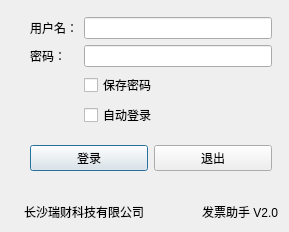
<?xml version="1.0" encoding="UTF-8"?>
<ui version="4.0">
 <class>DialogLogin</class>
 <widget class="QDialog" name="DialogLogin">
  <property name="geometry">
   <rect>
    <x>0</x>
    <y>0</y>
    <width>289</width>
    <height>229</height>
   </rect>
  </property>
  <property name="windowTitle">
   <string>发票助手 V2.0</string>
  </property>
  <layout class="QHBoxLayout" name="horizontalLayout_2">
   <item>
    <widget class="QLabel" name="labelGGPOLogo">
     <property name="text">
      <string/>
     </property>
     <property name="pixmap">
      <pixmap>:/assets/logo-vertical.png</pixmap>
     </property>
    </widget>
   </item>
   <item>
    <layout class="QVBoxLayout" name="verticalLayout">
     <item>
      <spacer name="verticalSpacer_2">
       <property name="orientation">
        <enum>Qt::Vertical</enum>
       </property>
       <property name="sizeHint" stdset="0">
        <size>
         <width>20</width>
         <height>40</height>
        </size>
       </property>
      </spacer>
     </item>
     <item>
      <layout class="QFormLayout" name="formLayout">
       <property name="fieldGrowthPolicy">
        <enum>QFormLayout::AllNonFixedFieldsGrow</enum>
       </property>
       <property name="formAlignment">
        <set>Qt::AlignBottom|Qt::AlignLeading|Qt::AlignLeft</set>
       </property>
       <property name="margin">
        <number>6</number>
       </property>
       <item row="0" column="0">
        <widget class="QLabel" name="labelUsername">
         <property name="text">
          <string>用户名：</string>
         </property>
         <property name="buddy">
          <cstring>login_username_edit</cstring>
         </property>
        </widget>
       </item>
       <item row="0" column="1">
        <widget class="QLineEdit" name="login_username_edit"/>
       </item>
       <item row="2" column="0">
        <widget class="QLabel" name="labelPassword">
         <property name="text">
          <string>密码：</string>
         </property>
         <property name="buddy">
          <cstring>login_password_edit</cstring>
         </property>
        </widget>
       </item>
       <item row="2" column="1">
        <widget class="QLineEdit" name="login_password_edit">
         <property name="echoMode">
          <enum>QLineEdit::Password</enum>
         </property>
        </widget>
       </item>
       <item row="3" column="1">
        <widget class="QCheckBox" name="login_save_password_chk">
         <property name="layoutDirection">
          <enum>Qt::LeftToRight</enum>
         </property>
         <property name="text">
          <string>保存密码</string>
         </property>
        </widget>
       </item>
       <item row="4" column="1">
        <widget class="QCheckBox" name="login_auto_login_chk">
         <property name="layoutDirection">
          <enum>Qt::LeftToRight</enum>
         </property>
         <property name="text">
          <string>自动登录</string>
         </property>
        </widget>
       </item>
      </layout>
     </item>
     <item>
      <layout class="QHBoxLayout" name="horizontalLayout">
       <property name="margin">
        <number>6</number>
       </property>
       <item>
        <widget class="QPushButton" name="login_login_btn">
         <property name="text">
          <string>登录</string>
         </property>
        </widget>
       </item>
       <item>
        <widget class="QPushButton" name="login_quit_btn">
         <property name="text">
          <string>退出</string>
         </property>
        </widget>
       </item>
      </layout>
     </item>
     <item>
      <widget class="QLabel" name="uiErrorLbl">
       <property name="sizePolicy">
        <sizepolicy hsizetype="Expanding" vsizetype="Expanding">
         <horstretch>0</horstretch>
         <verstretch>0</verstretch>
        </sizepolicy>
       </property>
       <property name="mouseTracking">
        <bool>false</bool>
       </property>
       <property name="styleSheet">
        <string notr="true">QLabel { color : red; font-weight: bold}</string>
       </property>
       <property name="text">
        <string/>
       </property>
       <property name="textFormat">
        <enum>Qt::PlainText</enum>
       </property>
       <property name="alignment">
        <set>Qt::AlignHCenter|Qt::AlignTop</set>
       </property>
       <property name="wordWrap">
        <bool>true</bool>
       </property>
      </widget>
     </item>
     <item>
      <layout class="QHBoxLayout" name="horizontalLayout_2">
       <item>
        <widget class="QLabel" name="label">
         <property name="text">
          <string>长沙瑞财科技有限公司</string>
         </property>
        </widget>
       </item>
       <item>
        <widget class="QLabel" name="uiVersionLbl">
         <property name="sizePolicy">
          <sizepolicy hsizetype="Expanding" vsizetype="Preferred">
           <horstretch>0</horstretch>
           <verstretch>0</verstretch>
          </sizepolicy>
         </property>
         <property name="text">
          <string>发票助手 V2.0</string>
         </property>
         <property name="alignment">
          <set>Qt::AlignRight|Qt::AlignTrailing|Qt::AlignVCenter</set>
         </property>
        </widget>
       </item>
      </layout>
     </item>
    </layout>
   </item>
  </layout>
 </widget>
 <tabstops>
  <tabstop>login_username_edit</tabstop>
  <tabstop>login_password_edit</tabstop>
  <tabstop>login_save_password_chk</tabstop>
  <tabstop>login_quit_btn</tabstop>
 </tabstops>
 <resources>
  <include location="../../resources/ggpo.qrc"/>
 </resources>
 <connections/>
</ui>
